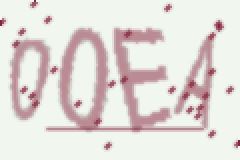
#> input picture hua/00EA3636.png, 120 x 80 px (shown 2 times larger); its folder holds only this picture in this run
$ python -i reader.old.py   (imports and definitions only)
#> lines starting #> are read from the running program, lines starting #| are printed output that depends on the picture; after the words box and inside, x2 and y2 are one past the last pixel; in counts of white or black regions, pixels touching at a corner belong together
#> further down, picture is the input picture: PIL image 120x80 RGB; mean R, G, B 226.6, 220.6, 216
# reader.py
# author: loriex
# time: 13:45 2017-12-17

#
#input = reader.ReadAll(path)
#	读取path下面所有的图片，返回一个类，支持以下方法：
#	input.total_numbers
#		图片总数
#	x, y = input.getone(i)
#		第i张图片 （从0开始）
#		x是一个[120*80]的一维列表。
#		y是一个[4*(10+26*2)]的列表，对应四个答案。这是一个只有四个1的0/1向量
#
#	X_batch, Y_batch = getbatch(i, BATCH_SIZE, width, height, flags)
# flags = "ONLY_NUMBERS" ==> Y only care numbers
#		i从0开始
#		读入第[i * BATCHSIZE, (i+1)*BATCHSIZE）的图片
#		X_batch是一个[BATCHSIZE, 120*80]的二维列表
#		Y_batch同理
#		i有可能很大。超过了就取个模，反正保证能够拿出BATCHSIZE个图片
#		我现在BATCHSIZE设的是100

import matplotlib.pyplot as plt
from PIL import Image
import os

import ClearNoise


# image_binarize: input a Image
# then binarize the Image and return a RGB Image
# I calc the average grey-level
# then divide the Image into two group, (grep-level higher|lower)
# then choose the small-size group as white, another group as black
# then convert the result into RGB Image
def image_binarize(img):
    # convert to grep image
    img = img.convert('L')
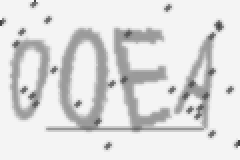
#> img: PIL image 120x80 L (shown 2 times larger); min 69, max 244, mean 221.7
    width = img.size[0]
#> width = 120
    height = img.size[1]
#> height = 80
    # calc the average grey-level
    sum = 0
    for i in range(0, width):
        for j in range(0, height):
            sum += img.getpixel((i, j))
#> after the loop, sum = 2128344
    sum /= width * height
#> sum = 221.7

    if __name__ == '__main__':
        print("average grey-level: ")
        print(sum)

    # count the size of grep-level-higher
    count = 0
    for i in range(0, width):
        for j in range(0, height):
            if img.getpixel((i, j)) > sum:
                count = count + 1
#> after the loop, count = 6950
    # decide which group is white
    choice = ''
    if count * 2 < width * height:
        choice = 'B' # bigger
    else:
        choice = 'S' # smaller

    # built a color-table
    table = []
    if choice == 'B':
        for i in range(256):
            if i > sum:
                table.append(1)
            else:
                table.append(0)
    else:
        for i in range(256):
            if i < sum:
                table.append(1)
            else:
                table.append(0)
#> after the loop, table = 256 values, max 1 at index 0, min 0 at index 222, mean 0.867
    img = img.point(table, '1')
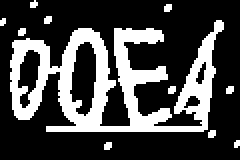
#> img: PIL image 120x80 1 (shown 2 times larger); 27.6% white; 11 white regions (10 under 20 px), largest, box (x1, y1, x2, y2) and area: (5, 10, 112, 66) 2520

    #img = img.convert('RGB')
    return img

class PngMat:
    width = -1
    height = -1
    img = 0
    plaintext= ""
    x = []
    def __init__(self, width = -1, height = -1):
        self.width = width
        self.height = height


class PngReader():
    filepath = ""
    filelist = []
    imglist = []
    xlist = []

    mwidth = 0
    mheight = 0
    total = 0
    index = 0
    # [40 lines left out: functions imagesolve, imagetovec, __init__, not called in this run]
    def empty(self):
        return self.index == self.total

    # [11 lines left out: function get, not called in this run]


class dongzj:
    total_numbers = 0
    mreader = 0
    mwidth = 0
    mheight = 0
    table = {}
    # [73 lines left out: functions __init__, getone, getbatch, showImg, not called in this run]

def ReadAll(path, width, height):
    res = dongzj(path, width, height)
    return res
# usage example:
# [9 lines not run here, left out]
#usage over

>>> from PIL import Image
>>> picture = Image.open('hua/00EA3636.png')
>>> result = image_binarize(picture)

$ run again, on hua/0a764569.png
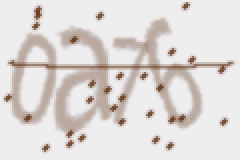
#> input picture hua/0a764569.png, 120 x 80 px (shown 2 times larger)
#> picture is the input picture: PIL image 120x80 RGB; mean R, G, B 223.3, 217.7, 215.7
#> in image_binarize, `img = img.convert('L')`:
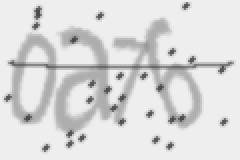
#> img: PIL image 120x80 L (shown 2 times larger); min 74, max 238, mean 218.9
#> after the loop in image_binarize, `for i in range(0, width):`: sum = 2101234
#> in image_binarize, `sum /= width * height`: sum = 218.9
#> after the loop in image_binarize, `for i in range(256):`: table = 256 values, max 1 at index 0, min 0 at index 219, mean 0.855
#> in image_binarize, `img = img.point(table, '1')`:
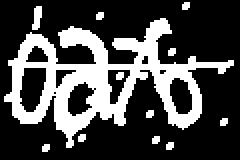
#> img: PIL image 120x80 1 (shown 2 times larger); 28.4% white; 12 white regions (10 under 20 px), largest, box (x1, y1, x2, y2) and area: (2, 9, 117, 74) 2543, (16, 3, 21, 15) 43
